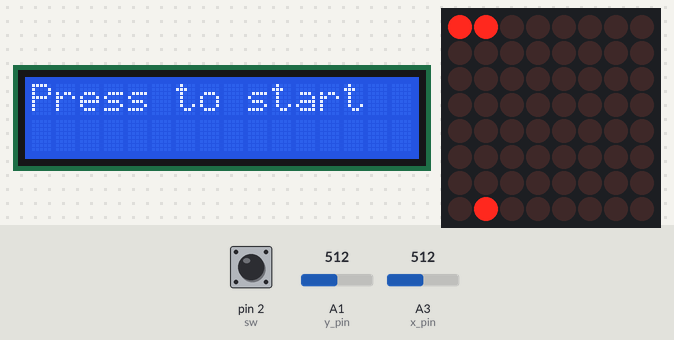
The sketch below on a simulated Arduino Uno, built with avr-gcc and run on an emulated ATmega328P. On the bench: 16×2 character LCD, 8×8 LED matrix. The test bench sets the inputs (shaded band); at power-on: pin 2 (sw) HIGH, A1 (y_pin) = 512, A3 (x_pin) = 512. Random numbers use the default seed unless the sketch sets one.

Above: at 1.2 s.
1.3 s: pin 2 (sw) pulled LOW for 0.15 s
At 1.42 s:
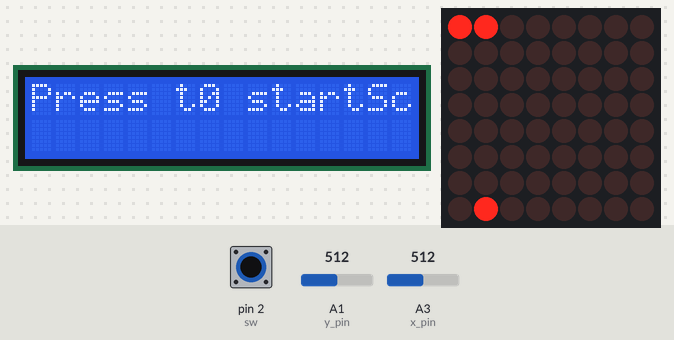
3.5 s: A1 (y_pin) set to 789
5.0 s: A1 (y_pin) set to 816
At 5.5 s:
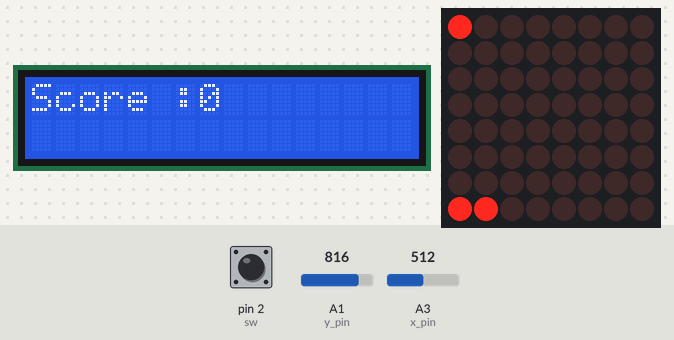
7.6 s: A3 (x_pin) set to 790
9.1 s: A3 (x_pin) set to 807
At 9.58 s:
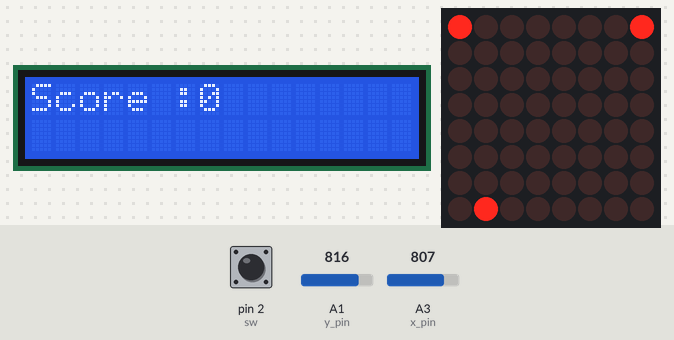
11.9 s: A3 (x_pin) set to 716
At 12.39 s:
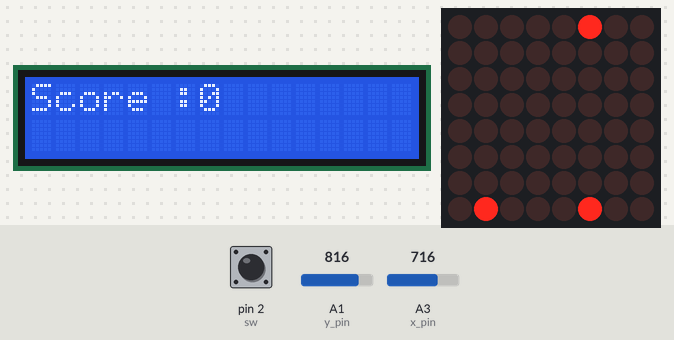
Timing chart, 0 to 14.9 s (numbered marks = the images above; inputs shaded):
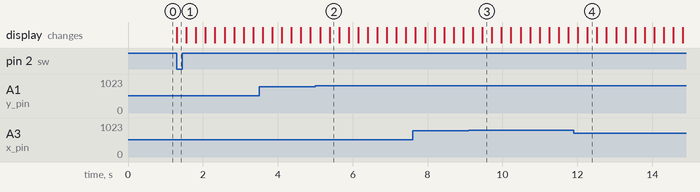

Measured:
- the behaviour switches between 799 and 800 on A1 (y_pin) (found by bisection; images 1 and 2)
- the behaviour switches between 799 and 800 on A3 (x_pin) (found by bisection; images 2 and 3)
- after the input at 1.3 s, the display: changes at once (image 1)

The sketch:

Snake_Game.ino
```cpp
// Authors : Dhruvin Savla, Jaydatt Dholakiya
// Dt : 30 - 10 - 2023

// Importing Libraries for Led Matrix and LCD display
#include <LedControl.h>
#include <LiquidCrystal.h>

// Defining Class for Generation of Apple
class Apple {
public:
  int x;
  int y;
};

// Creating a Class for the Nodes of Linked List
class Node {
public:
  int x, y;
  Node *next;
  Node *prev;
  Node() {
    x = y = 0;
    next = NULL;
    prev = NULL;
  }
  Node(int x, int y) {
    this->x = x;
    this->y = y;
    this->next = NULL;
    this->prev = NULL;
  }
};
// Creating a Doubly LinkedList --> Snake
class Linkedlist {
public:
  Node *head;
  Node *tail;
  Linkedlist() {
    head = NULL;
    tail = NULL;
  }
  void add(int, int);
  void addlast(int, int);
  void remove();
};

// To add a Node in the list from front
void Linkedlist::add(int x, int y) {
  Node *new_node = new Node(x, y);
  new_node->next = head;
  new_node->prev = NULL;

  if (head != NULL) {
    head->prev = new_node;
    head = new_node;
  } else {
    head = new_node;
    tail = new_node;
  }
}

// To add a Node in the list from last
void Linkedlist::addlast(int x, int y) {
  Node *new_node = new Node(x, y);
  new_node->next = NULL;
  new_node->prev = tail;
  tail->next = new_node;
  tail = tail->next;
}

//To remove a Node
void Linkedlist::remove() {
  tail = tail->prev;
  Node *tmp = tail->next;
  tail->next = tail->next->x = tail->next->y = tail->next->next = NULL;
  free(tmp);
}

//Defining Pins
int x_pin = A3;
int y_pin = A1;
int DIN = 12;
int CS = 10;
int CLK = 11;
int sw = 2;

int start = 0;
int direction = 2;
int score = 0;

LedControl lc = LedControl(DIN, CLK, CS, 1);

LiquidCrystal lcd(3, 4, 5, 6, 7, 8);

// Creating the list
Linkedlist *Snake = new Linkedlist();

//Creating Apple Object
Apple *apple = new Apple();

void setup() {
  // Initial message on the lcd display
  lcd.begin(16, 2);
  lcd.print("Press to start");

  // Randomly Generating the Apple
  apple->x = (int)random(0, 8);
  apple->y = (int)random(0, 8);
  lc.setLed(0, apple->x, apple->y, true);

  // Initial Snake
  Snake->add(0, 0);
  Snake->add(0, 1);
  lc.setLed(0, 0, 0, true);
  lc.setLed(0, 0, 1, true);

  // Input from the Joystick
  pinMode(x_pin, INPUT);
  pinMode(y_pin, INPUT);
  pinMode(sw, INPUT);
  digitalWrite(sw, HIGH);

  // Matrix Setup
  lc.shutdown(0, false);
  lc.setIntensity(0, 8);
}

void loop() {
restart:                                 // Redirect here when game over to Start Again
  start = max(start, !digitalRead(sw));  // Start of the Game
  if (start) {
    if (collision()) {
      lcd.print("Game Over!");
      lcd.setCursor(0, 1);
      lcd.print("Final Score :");
      lcd.setCursor(13, 1);
      lcd.print(score);
      byte sadFace[8] = { B11111111, B10000001, B10100101, B10001001, B10001001, B10100101, B10000001, B11111111 };
      for (int i = 0; i < 8; i++) {
        lc.setRow(0, i, sadFace[i]);
      }
      delay(5000);
      lc.clearDisplay(0);
      lcd.clear();
      lcd.print("Press to start");
      reset();
      score = 0;
      start = 0;
      goto restart;
    }

    eatAppleChecker();

    lcd.print("Score : ");
    lcd.setCursor(7, 0);
    lcd.print(score);
    lc.setLed(0, apple->x, apple->y, true);

    // Displaying the snake
    Node *body = Snake->head;
    while (body != NULL) {
      lc.setLed(0, body->x, body->y, true);
      body = body->next;
    }

    joystick();

    delay(250);
    lc.clearDisplay(0);
    lcd.clear();
  }
}

// If Ate the Apple Increase Size and Score
void eatAppleChecker() {
  if ((Snake->head->x == apple->x) && (Snake->head->y == apple->y)) {
    lc.setLed(0, apple->x, apple->y, false);
    apple->x = (int)random(0, 8);
    apple->y = (int)random(0, 8);
    Snake->addlast(Snake->tail->x, Snake->tail->y);
    score++;
  }
}

// Detection of Collision
bool collision() {
  // Traverse the List and Check whether next node of Head is equal to the body
  Node *tmp = Snake->head->next;
  int chk_x = Snake->head->x, chk_y = Snake->head->y;
  while (tmp != NULL) {
    if (tmp->x == chk_x && tmp->y == chk_y) {
      return 1;
    }
    tmp = tmp->next;
  }
  return 0;
}
// If collision occurs reset the game
void reset() {
  //Clear the list
  while (Snake->head != NULL) {
    Node *tmp = Snake->head->next;
    Node *clr = Snake->head;
    Snake->head->x = Snake->head->y = Snake->head->prev = NULL;
    Snake->head = tmp;
    free(clr);  // Clear the Memory
  }
  Snake->tail = NULL;
  // Reset to Default Settings
  direction = 2;

  apple->x = (int)rand() % 8;
  apple->y = (int)rand() % 8;
  lc.setLed(0, apple->x, apple->y, true);

  Snake->add(0, 0);
  Snake->add(0, 1);
  lc.setLed(0, 0, 0, true);
  lc.setLed(0, 0, 1, true);

  lc.shutdown(0, false);
  lc.setIntensity(0, 8);
}

// Controlling the Joystick
void joystick() {
  int x_data = analogRead(x_pin);
  int y_data = analogRead(y_pin);

  if (x_data <= 200) {
    if (direction != 1) {
      direction = 2;
    }
  } else if (x_data >= 800) {
    if (direction != 2) {
      direction = 1;
    }
  } else if (y_data <= 200) {
    if (direction != 4) {
      direction = 3;
    }
  } else if (y_data >= 800) {
    if (direction != 3) {
      direction = 4;
    }
  }
  chooseDirection(direction);
}

void chooseDirection(int data) {
  if (data == 1) {
    moveUp();
  } else if (data == 2) {
    moveDown();
  } else if (data == 3) {
    moveLeft();
  } else {
    moveRight();
  }
}

// Snake Movement Functions
void moveDown() {
  int x = Snake->head->x;
  int y = Snake->head->y + 1;
  y %= 8;  // To avoid the points to go out of matrix
  Snake->add(x, y);
  Snake->remove();
}

void moveLeft() {
  int x = Snake->head->x + 1;
  int y = Snake->head->y;
  x %= 8;
  Snake->add(x, y);
  Snake->remove();
}

void moveRight() {
  int x = Snake->head->x + 7;
  int y = Snake->head->y;
  x %= 8;
  Snake->add(x, y);
  Snake->remove();
}

void moveUp() {
  int x = Snake->head->x;
  int y = Snake->head->y + 7;
  y %= 8;
  Snake->add(x, y);
  Snake->remove();
}
```
